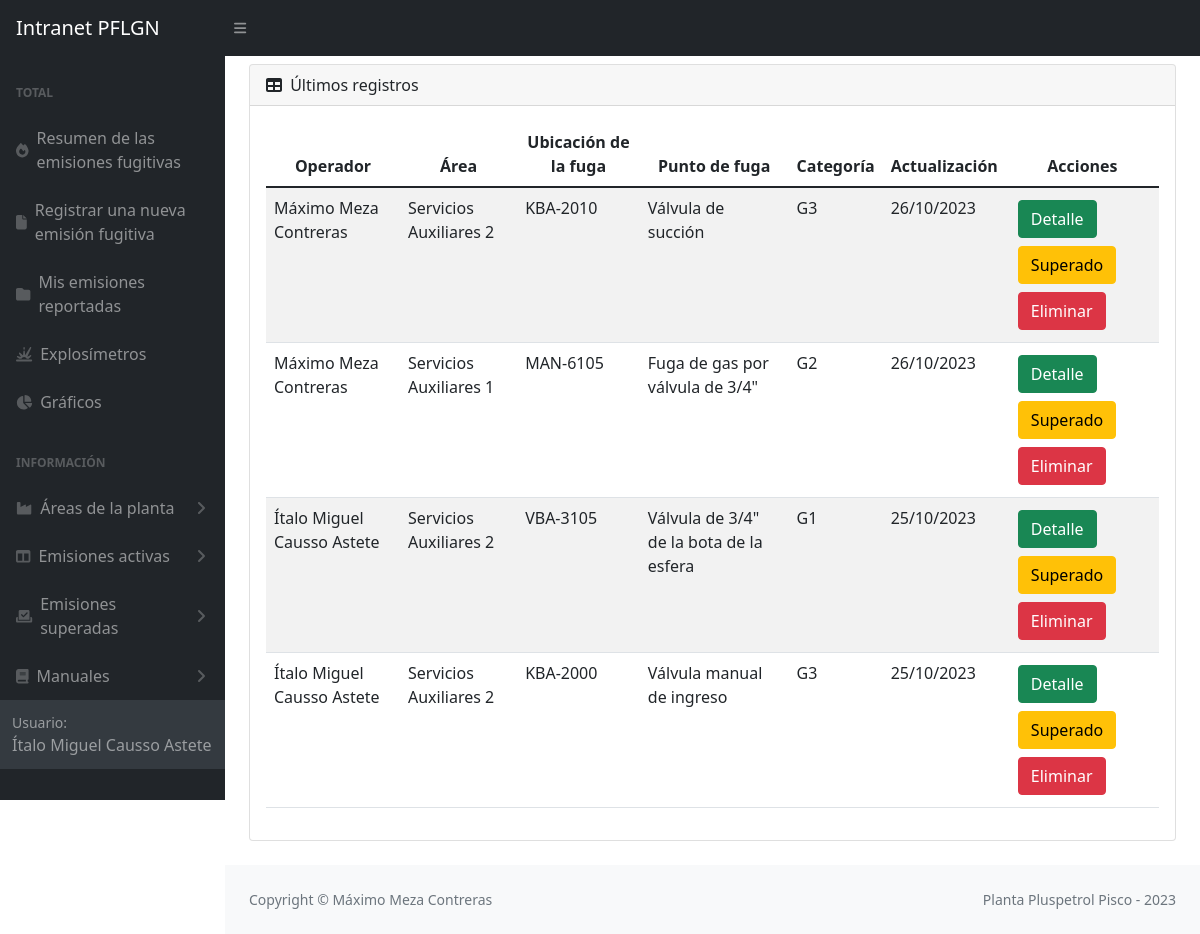
The page /listaEmisionesTodas/ (signed in) on the database its author committed.
### emisiones/models.py (models this page shows, shortened)
class Emision(models.Model):
    site = models.CharField(max_length=20, choices=SITE_CHOICES, default='Pisco')
    yacimiento = models.CharField(max_length=100, choices=YACIMIENTO_CHOICES, default='Pisco')
    area = models.CharField(max_length=100)
    sistema = models.CharField(max_length=100)
    ubicacion = models.TextField(max_length=200)
    fuga = models.TextField(max_length=300)
    fluido = models.CharField(max_length=100)
    sustancia = models.CharField(max_length=100)
    componente = models.CharField(max_length=100)
    instalacion = models.CharField(max_length=100)
    tamAccesorio = models.CharField(max_length=100)
    medicion = models.PositiveIntegerField()
    medicion15 = models.CharField(max_length=100)
    presion = models.CharField(max_length=100)
    ciclado = models.CharField(max_length=50)
    ignicion = models.CharField(max_length=50)
    localizacion = models.CharField(max_length=50)
    usuario = models.ForeignKey(User, on_delete=models.SET_NULL, null=True)
    fechaReporte = models.DateField()
    updated_at = models.DateTimeField(null=True)
    created_at = models.DateField(auto_now_add=True,null=True)
    emisionSuperada = models.BooleanField(default=False)
    FCF = models.PositiveSmallIntegerField(null=True)
    categoria = models.CharField(max_length=10, null=True)
    imagen = models.ImageField(upload_to='imagenesEmisiones', null=True)

### emisiones/views.py (the view)
# urls.py: path('listaEmisionesTodas/', views.listaEmisionesTodas, name='listaEmisionesTodas'),
@login_required
def listaEmisionesTodas(request):
    Emisiones = Emision.objects.all().order_by('-updated_at')
    return render (request, 'areaTodasEmisiones.html',{'Emisiones':Emisiones})

### emisiones/templates/areaTodasEmisiones.html (shortened to what this page needs)
{% extends 'partials/_barraLateralEmisiones.html' %}
{% block content %}
<div class="container mt-2">
    <main>
        <div class="card mb-4">
            <div class="card-header">
                <i class="fas fa-table me-1"></i>
                Últimos registros
            </div>
            <div class="card-body">
                <table class="table table-striped table-responsive" id="datatablesSimple">
                    <thead>
                        <tr>
                            <th>Operador</th>
                            <th>Área</th>
                            <th>Ubicación de la fuga</th>
                            <th>Punto de fuga</th>
                            <th>Categoría</th>
                            <th>Actualización</th>
                            <th>Acciones</th>
                        </tr>
                    </thead>
                    <tbody>
                        {% for Emision in Emisiones %}
                        <tr>
                            <td>{{Emision.usuario.first_name}} {{Emision.usuario.last_name}} </td>
                            <td>{{Emision.area}}</td>
                            <td>{{Emision.ubicacion}}</td>
                            <td>{{Emision.fuga}}</td>
                            <td>{{Emision.categoria}}</td>
                            <td>{{Emision.created_at|date:'d/m/Y'}}</td>
                            <td>
                                <button type="button" class="btn btn-success m-1"><a style="color: white; text-decoration:none"  href="{% url 'detalleEmisiones' Emision.id %}">Detalle</a></button>
                                <button type="button" class="btn btn-warning m-1"><a style="color: black; text-decoration:none"  href="#">Superado</a></button>
                                <form id='formEliminarEmision' action="{% url 'eliminarEmisiones' Emision.id %}" method="post">
                                    <button type="button" class="btn btn-danger m-1"><a style="color: white; text-decoration:none"  href="{% url 'eliminarEmisiones' Emision.id %}">Eliminar</a></button>
                                </form>
                            </td>
                        </tr>
                        {% empty %}
                            <td colspan="7">No tiene registros</td>
                        {% endfor %}
                    </tbody>
                </table>
            </div>
        </div>
    </main>
{% endblock %}

### emisiones/templates/partials/_barraLateralEmisiones.html (shortened to what this page needs)
{% load static %}
<!DOCTYPE html>
<html lang="en">
<head>
    <link href="https://cdn.jsdelivr.net/npm/bootstrap@5.3.0-alpha3/dist/css/bootstrap.min.css" rel="stylesheet">
    <link rel="stylesheet" type="text/css" href="{% static 'css/dashboardEmisiones.css' %}">
    <link rel="stylesheet" type="text/css" href="{% static 'css/mainEmisiones.css' %}">
</head>
<body  class="sb-nav-fixed">
    <nav class="sb-topnav navbar navbar-expand navbar-dark bg-dark">
        <a class="navbar-brand ps-3" href='/'>Intranet PFLGN</a>
        <button class="btn btn-link btn-sm order-1 order-lg-0 me-4 me-lg-0" id="sidebarToggle"><i class="fas fa-bars"></i></button>
    </nav>
    <div id="layoutSidenav">
        <div id="layoutSidenav_nav">
            <nav class="sb-sidenav accordion sb-sidenav-dark" id="sidenavAccordion">
                <div class="sb-sidenav-menu">
                    <div class="nav">
                        <div class="sb-sidenav-menu-heading">Total</div>
                        <a class="nav-link" href="/emisionesFugitivas">
                            <div class="sb-nav-link-icon"><i class="fa-solid fa-fire"></i></div>
                                Resumen de las emisiones fugitivas
                        </a>
                        <a class="nav-link" href='/registrarEmisiones'>
                            <div class="sb-nav-link-icon"><i class="fa-solid fa-file"></i></div>
                                Registrar una nueva emisión fugitiva
                        </a>
                        <a class="nav-link" href='/listaMisReportes'>
                            <div class="sb-nav-link-icon"><i class="fa-solid fa-folder"></i></div>
                                Mis emisiones reportadas
                        </a>
                        <a class="nav-link" href='/explosimetros'>
                            <div class="sb-nav-link-icon"><i class="fa-solid fa-explosion"></i></div>
                                Explosímetros
                        </a>
                        <a class="nav-link" href='/graficasEmisiones'>
                            <div class="sb-nav-link-icon"><i class="fa-solid fa-chart-pie"></i></div>
                                Gráficos
                        </a>
                        <div class="sb-sidenav-menu-heading">Información</div>
                        <a class="nav-link collapsed" href="#" data-bs-toggle="collapse" data-bs-target="#collapseAreas" aria-expanded="false" aria-controls="collapseLayouts">
                            <div class="sb-nav-link-icon"><i class="fa-solid fa-industry"></i></div>
                                Áreas de la planta
                            <div class="sb-sidenav-collapse-arrow"><i class="fas fa-angle-down"></i></div>
                        </a>
                        <a class="nav-link collapsed" href="#" data-bs-toggle="collapse" data-bs-target="#collapseCrios" aria-expanded="false" aria-controls="collapseLayouts">
                            <div class="sb-nav-link-icon"><i class="fas fa-columns"></i></div>
                                Emisiones activas
                            <div class="sb-sidenav-collapse-arrow"><i class="fas fa-angle-down"></i></div>
                        </a>
                            <a class="nav-link collapsed" href="#" data-bs-toggle="collapse" data-bs-target="#collapseSuperadas" aria-expanded="false" aria-controls="collapseLayouts">
                                <div class="sb-nav-link-icon"><i class="fa-solid fa-check-to-slot"></i></div>
                                    Emisiones superadas
                                <div class="sb-sidenav-collapse-arrow"><i class="fas fa-angle-down"></i></div>
                            </a>
                            <a class="nav-link collapsed" href="#" data-bs-toggle="collapse" data-bs-target="#collapseCSU" aria-expanded="false" aria-controls="collapseLayouts">
                                <div class="sb-nav-link-icon"><i class="fa-solid fa-book"></i></i></div>
                                Manuales
                                <div class="sb-sidenav-collapse-arrow"><i class="fas fa-angle-down"></i></div>
                            </a>
                <div class="sb-sidenav-footer">
                    <div class="small">Usuario:</div>
                    {{user.first_name}} {{user.last_name}}
                </div>
            </nav>
        </div>
        <div id="layoutSidenav_content">
            {% block content %}
            {% endblock %}
        </div>
        <footer class="py-4 bg-light mt-auto">
            <div class="container-fluid px-4">
                <div class="d-flex align-items-center justify-content-between small">
                    <div class="text-muted">Copyright &copy; Máximo Meza Contreras</div>
                    <div class="text-muted">Planta Pluspetrol Pisco - 2023</div>
                </div>
            </div>
        </footer>
</body>
</html>

### emisiones/static/css/mainEmisiones.css (style rules this page uses)
:root { --bs-blue: #0d6efd; --bs-indigo: #6610f2; --bs-purple: #6f42c1; --bs-pink: #d63384; --bs-red: #dc3545; --bs-orange: #fd7e14; --bs-yellow: #ffc107; --bs-green: #198754; --bs-teal: #20c997; --bs-cyan: #0dcaf0; --bs-white: #fff; --bs-gray: #6c757d; --bs-gray-dark: #343a40; --bs-primary: #0d6efd; --bs-secondary: #6c757d; --bs-success: #198754; --bs-info: #0dcaf0; --bs-warning: #ffc107; --bs-danger: #dc3545; --bs-light: #f8f9fa; --bs-dark: #212529; --greyLight-2: #c8d0e7; --card-background: linear-gradient(to bottom right, #f9fafc, #f7f7f8); --card-shadow: inset 2px 2px 3px #ebebf3, inset 4px 4px 15px #ffffff, 3px 3px 12px #c2c7d4; --bs-font-sans-serif: system-ui, -apple-system, "Segoe UI", Roboto, "Helvetica Neue", Arial, "Noto Sans", "Liberation Sans", sans-serif, "Apple Color Emoji", "Segoe UI Emoji", "Segoe UI Symbol", "Noto Color Emoji"; --bs-font-monospace: SFMono-Regular, Menlo, Monaco, Consolas, "Liberation Mono", "Courier New", monospace; --bs-gradient: linear-gradient(180deg, rgba(255, 255, 255, 0.15), rgba(255, 255, 255, 0)); }
.contenedorEmisiones div table tr,th { text-align: center; }

### rows shown on the page
Emision: usuario.first_name "Máximo", usuario.last_name "Meza Contreras", area "Servicios Auxiliares 2", ubicacion "KBA-2010", fuga "Válvula de succión", categoria "G3", created_at "26/10/2023"
Emision: usuario.first_name "Máximo", usuario.last_name "Meza Contreras", area "Servicios Auxiliares 1", ubicacion "MAN-6105", fuga "Fuga de gas por válvula de 3/4\"", categoria "G2", created_at "26/10/2023"
Emision: usuario.first_name "Ítalo Miguel", usuario.last_name "Causso Astete", area "Servicios Auxiliares 2", ubicacion "VBA-3105", fuga "Válvula de 3/4\" de la bota de la esfera", categoria "G1", created_at "25/10/2023"
Emision: usuario.first_name "Ítalo Miguel", usuario.last_name "Causso Astete", area "Servicios Auxiliares 2", ubicacion "KBA-2000", fuga "Válvula manual de ingreso", categoria "G3", created_at "25/10/2023"

### other values the page prints
{{ user.first_name }} "Ítalo Miguel"
{{ user.last_name }} "Causso Astete"
